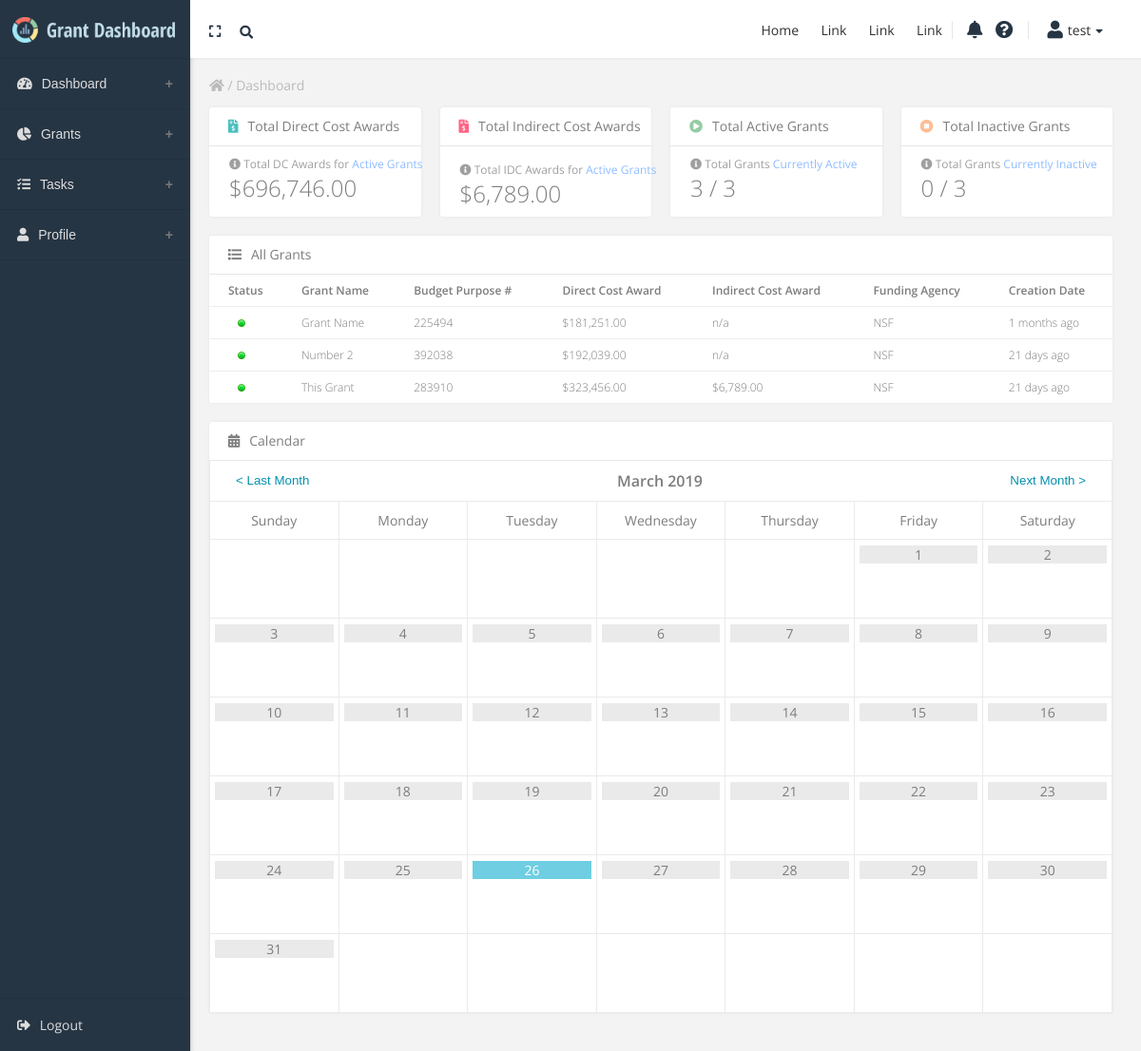
The page /dashboard.php (signed in) on the database its author committed.
### tables this page shows
CREATE TABLE `accounts` (
  `id` int(11) NOT NULL,
  `username` varchar(50) NOT NULL,
  `password` varchar(255) NOT NULL,
  `email` varchar(100) NOT NULL
);

CREATE TABLE `grants` (
  `id` int(11) UNSIGNED NOT NULL,
  `userid` int(11) NOT NULL,
  `name` varchar(64) NOT NULL,
  `bp` varchar(64) NOT NULL,
  `dc_award` varchar(64) NOT NULL,
  `idc_award` varchar(64) NOT NULL,
  `agency` varchar(64) DEFAULT NULL,
  `jsondata` longtext,
  `active` tinyint(1) NOT NULL DEFAULT '1',
  `creation_date` timestamp NOT NULL DEFAULT CURRENT_TIMESTAMP ON UPDATE CURRENT_TIMESTAMP
);

### includes/dashboard/dashboard.php (the view, shortened to what this page needs)
<?php
$con = mysqli_connect($DB_HOST, $DB_USER, $DB_PASS, $DB_NAME);
$sql = "SELECT id, name, bp, dc_award, idc_award, agency, jsondata, active, creation_date FROM grants WHERE userid=" . $_SESSION['id'];
$result = $con->query($sql);
if ($result->num_rows > 0) {
		$totalActiveGrantDC = 0;
		$totalActiveGrantIDC = 0;
    $numOfActiveGrants = 0;
    $numOfInactiveGrants = 0;
		$grantList = "<table><tr><th>Status</th><th>Grant Name</th><th>Budget Purpose #</th><th>Direct Cost Award</th><th>Indirect Cost Award</th><th>Funding Agency</th><th>Creation Date</th></tr>";
    while($row = $result->fetch_assoc()) {
			$date = new \DateTime();
			$date->setTimestamp(strtotime($row['creation_date']));
			$interval = $date->diff(new \DateTime('now'));
			$timeInSeconds = $interval->format('%s');
			$timeInMinutes = $interval->format('%i');
			$timeInHours = $interval->format('%h');
			$timeInDays = $interval->format('%d');
			$timeInMonths = $interval->format('%m');
			$timeInYears = $interval->format('%y');
			if($timeInYears <= 0) {
				if($timeInMonths <= 0) {
					if($timeInDays <= 0) {
						if($timeInHours <= 0) {
							if($timeInMinutes <= 0) {
								if($timeInSeconds <= 0) {
									$timeSinceUpdate = $interval->format('0 seconds ago');
								}
								else
								{
									$timeSinceUpdate = $interval->format('%s seconds ago');
								}
							}
							else
							{
								$timeSinceUpdate = $interval->format('%m minutes ago');
							}
						}
						else
						{
							$timeSinceUpdate = $interval->format('%h hours ago');
						}
					}
					else
					{
					$timeSinceUpdate = $interval->format('%d days ago');
					}
				}
				else
				{
					$timeSinceUpdate = $interval->format('%m months ago');
				}
			}
			else
			{
				$timeSinceUpdate = $interval->format('%y years ago');
			}
      if($row["active"] == 1){
        $numOfActiveGrants++;
				$activeImage = "<img src='images/active-icon.png'>";
				$totalActiveGrantDC = $totalActiveGrantDC + $row["dc_award"];
				if(is_numeric($row["idc_award"])){
					$totalActiveGrantIDC = $totalActiveGrantIDC + $row["idc_award"];
				}
      }
      else
      {
        $numOfInactiveGrants++;
				$activeImage = "<img src='images/inactive-icon.png'>";
      }
			$formattedTotalIDCAward = '$' . number_format($totalActiveGrantIDC, 2);
			$formattedTotalDCAward = '$' . number_format($totalActiveGrantDC, 2);
			$formattedDCAward = '$' . number_format($row["dc_award"], 2);
			if(is_numeric($row["idc_award"])){
				 $formattedIDCAward = '$' . number_format($row["idc_award"], 2);
			}
			else
			{
				$formattedIDCAward = $row["idc_award"];
			}
			$grantList .= "<tr onClick='openGrant(" . $row["id"] . ")'><td style='padding-left: 30px;'>" . $activeImage . "</td><td>" . $row["name"] . "</td><td>" . $row["bp"] . "</td><td>" . $formattedDCAward . "</td><td>" . $formattedIDCAward . "</td><td>" . $row["agency"] . "</td><td>" . $timeSinceUpdate . "</td></tr>";
    }
		$grantList .= "</table>";
  }
else
{
    echo "0 results";
}
?>
<div class="fourth-card">
  <div class="card-title">
    <div class="card-title-text">
      <i class="fas fa-file-invoice-dollar" style="color:#4bc0c0;"></i><span class="parent-link">Total Direct Cost Awards</span>
    </div>
    <div class="card-title-button">
    </div>
  </div>
	<div class="total-grants-card">
		<div class="view-all"><i class="fas fa-info-circle"></i> Total DC Awards for <a href="">Active Grants</a></div>
		 <div class="current-active-grants"><?php echo $formattedTotalDCAward ?></div>
		</div>
</div>
<div class="fourth-card">
  <div class="card-title">
    <div class="card-title-text">
      <i class="fas fa-file-invoice-dollar" style="color:#ff6384;"></i><span class="parent-link">Total Indirect Cost Awards</span>
    </div>
    <div class="card-title-button">
    </div>
  </div>
  <div class="total-grants-card">
		<div class="view-all"><i class="fas fa-info-circle"></i> Total IDC Awards for <a href="">Active Grants</a></div>
		 <div class="current-active-grants"><?php echo $formattedTotalIDCAward ?></div>
  </div>
</div>
<div class="fourth-card">
  <div class="card-title">
    <div class="card-title-text">
      <i class="fas fa-play-circle" style="color:#93cca3;"></i><span class="parent-link">Total Active Grants</span>
    </div>
    <div class="card-title-button">
    </div>
  </div>
  <div class="total-grants-card">
		<div class="view-all"><i class="fas fa-info-circle"></i> Total Grants <a href="">Currently Active</a></div>
     <div class="current-active-grants"><?php echo $numOfActiveGrants ?> / <?php echo ($numOfActiveGrants + $numOfInactiveGrants) ?></div>
  </div>
</div>
<div class="fourth-card" style="margin-right: 0px;">
  <div class="card-title">
    <div class="card-title-text">
      <i class="fas fa-stop-circle" style="color:#ffbd94;"></i><span class="parent-link">Total Inactive Grants</span>
    </div>
    <div class="card-title-button">
    </div>
  </div>
  <div class="total-grants-card">
		<div class="view-all"><i class="fas fa-info-circle"></i> Total Grants <a href="">Currently Inactive</a></div>
		 <div class="current-active-grants"><?php echo $numOfInactiveGrants ?> / <?php echo ($numOfActiveGrants + $numOfInactiveGrants) ?></div>
		</div>
  </div>
<div class="full-card" style="margin-top: 135px;">
	<div class="card-title">
		<div class="card-title-text">
			<i class="fas fa-list" style="color:#7d7d7d;"></i><span class="parent-link">All Grants</span>
		</div>
	</div>
	<div class="all-grants-table">
		<?php echo $grantList ?>
	</div>
</div>
<div class="full-card" style="margin-top: 20px;">
	<div class="card-title" style="border-bottom: none">
		<div class="card-title-text">
			<i class="fas fa-calendar-alt" style="color:#7d7d7d;"></i><span class="parent-link">Calendar</span>
		</div>
	</div>
	<?php include_once('includes/tasks/calendar.php'); ?>
</div>

### dashboard.php (shortened to what this page needs)
<?php
if ($_SESSION['loggedin']) {
require_once 'config.php';
$con = mysqli_connect($DB_HOST, $DB_USER, $DB_PASS, $DB_NAME);
$sql = "SELECT username FROM accounts WHERE id=" . $_SESSION['id'];
$result = $con->query($sql);
if ($result->num_rows > 0) {
    while($row = $result->fetch_assoc()) {
       $username = $row["username"];
    }
} else {
    $username = "Unavailable";
}
} else {
	header('Location: index.php');
}
?>
<!doctype html>
<html lang="en">
<head>
  <link rel="stylesheet" href="css/style.css">
  <link rel="stylesheet" href="https://use.fontawesome.com/releases/v5.5.0/css/all.css">
</head>
<body>
  <div id="sidebar" class="sidebar">
    <div class="sidebar-header">
      <a href=""><img src="images/logo.png"/></a>
    </div>
    <div class="sidebar-menu">
      <button id="dashboard" class="accordion"><i class="fas fa-tachometer-alt"></i>Dashboard</button>
<button class="accordion"><i class="fas fa-chart-pie"></i>Grants</button>
<button class="accordion"><i class="fas fa-tasks"></i>Tasks</button>
<button class="accordion"><i class="fas fa-user"></i>Profile</button>
    </div>
		<a href="logout.php" class="logout-sidebar"><i class="fas fa-sign-out-alt"></i>Logout</a>
</div>
  <div class="header">
    <div class="expand-button">
      <i class="fas fa-expand" style="color: #263544;" onClick="loadExcel()"></i>
    </div>
    <div class="search-bar">
			<form id="search-bar-form" style="text-align:right;">
        <i id="search-bar" class="fas fa-search search-bar-icon"></i>
				<p id="search-bar-cancel-text" class="search-bar-cancel-text disabled"><a href="javascript:cancelSearch();">Cancel<a></p>
			</form>
    </div>
    <div class="header-account-info">
    <div class="header-menu-buttons">
      <i class="fas fa-bell fa-lg" style="color: #263544; margin-right:10px;"></i>
      <i class="fas fa-question-circle fa-lg" style="color: #263544;"></i>
    </div>
    <div class="header-account-username">
      <i class="fas fa-user fa-lg" style="color: #263544;"></i><?php echo "<a href='account.php'>" . $username . "</a>"?>
    </div>
     <i class="fas fa-caret-down fa-sm" onclick="openDropdown('account-dropdown')" style="color: #263544; margin-top: 4px; cursor: pointer;"></i>
    </div>
    <div class="header-menu-bar">
      <ul>
        <li><a href="#" id="button1">Home</a></li>
        <li><a href="#" onClick="scrollToSection('#description')">Link</a></li>
        <li><a href="#" onClick="scrollToSection('#definition')">Link</a></li>
        <li><a href="#" onClick="scrollToSection('#design')">Link</a></li>
      </ul>
    </div>
  </div>
  <div class="main" id="main">
    <div class="breadcrumbs" id="breadcrumbs">
      <p><a href='dashboard.php'><i class="fas fa-home"></i></a> / Dashboard</p>
    </div>
    <div class="content" id="content">
    	<?php include 'includes/dashboard/dashboard.php'; ?>
  </div>
</div>
</body>
</html>

### includes/tasks/calendar.php (shortened to what this page needs)
<html>
<body>
  <div id="Steele"></div>
</body>
</html>

### rows shown on the page
accounts: username "test"
grants: active 1 (drawn), name "Grant Name", bp "225494", dc_award "$181,251.00", idc_award "n/a", agency "NSF"
grants: active 1 (drawn), name "Number 2", bp "392038", dc_award "$192,039.00", idc_award "n/a", agency "NSF"
grants: active 1 (drawn), name "This Grant", bp "283910", dc_award "$323,456.00", idc_award "$6,789.00", agency "NSF"

### other values the page prints
$formattedTotalDCAward "$696,746.00"
$formattedTotalIDCAward "$6,789.00"
$numOfActiveGrants "3"
$numOfActiveGrants + $numOfInactiveGrants "3"
$numOfInactiveGrants "0"
